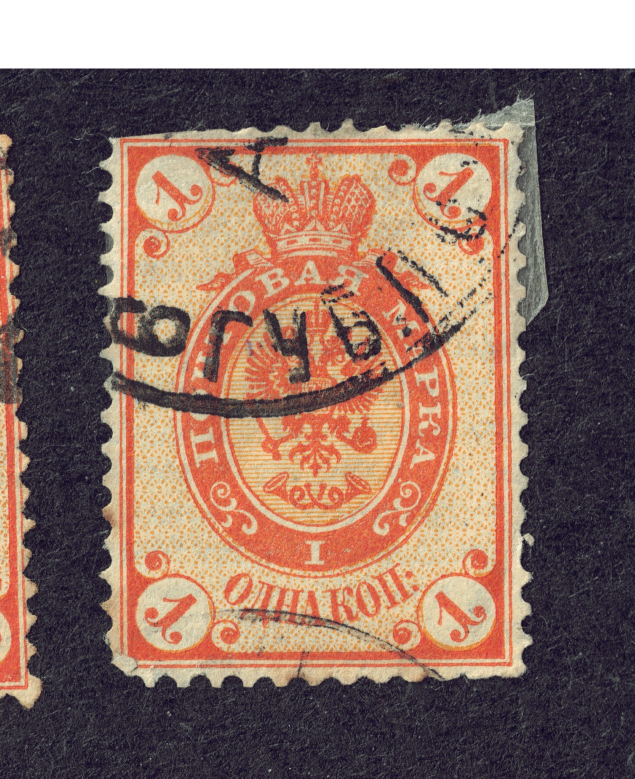
#> input picture tests/fixtures/1k_stamp_3_hinge.png, 1269 x 1557 px (shown at 1/2 size)
$ python diagnose_brightness_vs_kmeans.py tests/fixtures/1k_stamp_3_hinge.png   (older library calls are emulated)
#> lines starting #> are read from the running program, lines starting #| are printed output that depends on the picture; after the words box and inside, x2 and y2 are one past the last pixel; in counts of white or black regions, pixels touching at a corner belong together
#> in main, image is the input picture: shape (1557, 1269, 3); mean B, G, R 102.3, 112.7, 141.4
### segment_stamps.py
#!/usr/bin/env python3

import argparse
import json
import os
from concurrent.futures import ProcessPoolExecutor
from multiprocessing import shared_memory
from pathlib import Path

import cv2
import numpy as np

from edge_profiles import profile_depth
from perforation import (PHASE_NAMES, PHASE_SEED_SOURCES, SIDES,
                         boundary_profile, draw_measurement,
                         fit_extreme_arc_lattice, measure_stamp, method_phase,
                         phase_color)
from refine_perforation import fit_arc, fit_parabola


MAX_STAMP_SIDE_CM = 7.0


def _reading_order(boxes, typical_height):
    """Stable numbering only; rows are not used to decide what is a stamp."""
    remaining = list(boxes)
    ordered = []
    band = max(1.0, 0.45 * typical_height)
    while remaining:
        anchor = min(remaining, key=lambda b: ((b[1] + b[3]) / 2, b[0]))
        anchor_y = (anchor[1] + anchor[3]) / 2
        same_line = [
            box for box in remaining
            if abs((box[1] + box[3]) / 2 - anchor_y) <= band
        ]
        same_line.sort(key=lambda b: (b[0], b[1]))
        ordered.extend(same_line)
        selected = {id(box) for box in same_line}
        remaining = [box for box in remaining if id(box) not in selected]
    return ordered


def detect_stamps_2d(
    image,
    max_processing_width=3000,
    background_delta=35,
    dpi=None,
    max_stamp_side_cm=MAX_STAMP_SIDE_CM,
):
    """Detect stamp-shaped 2-D components in the complete scan.

    Detection does not assume a single backing-paper rectangle and does not
    project the image into rows.  Several nearby thresholds make pale and dark
    stamps available as proposals; overlapping proposals are consolidated in
    two dimensions.  When DPI is known, the only size gate is physical: neither
    side of one stamp may exceed ``max_stamp_side_cm``.  A component larger
    than that may still be split when it is consistent with touching stamps.
    """
#> called with max_processing_width = 3000, background_delta = 35, max_stamp_side_cm = 7
    image_h, image_w = image.shape[:2]
    scale = min(1.0, max_processing_width / image_w)
    if scale < 1.0:
        work = cv2.resize(image, None, fx=scale, fy=scale,
                          interpolation=cv2.INTER_AREA)
    else:
        work = image.copy()
    gray = cv2.cvtColor(work, cv2.COLOR_BGR2GRAY)
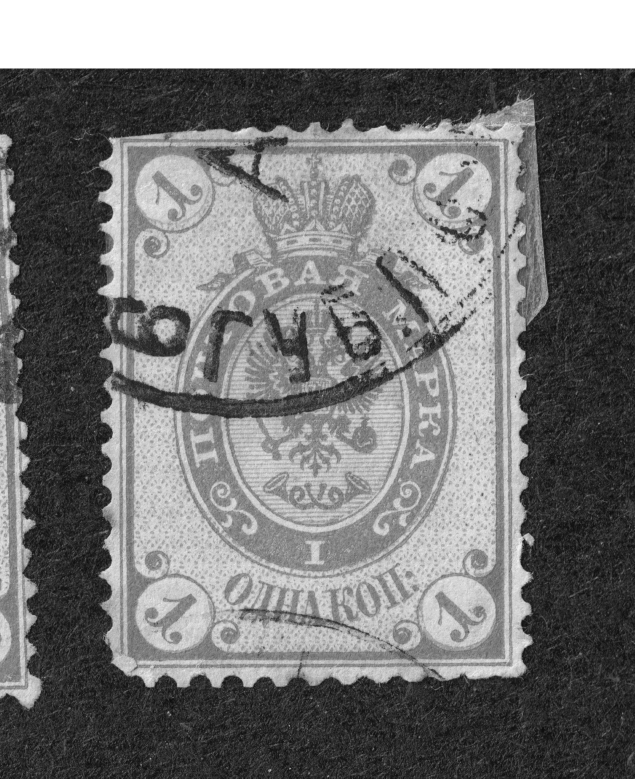
#> gray: shape (1557, 1269) (shown at 1/2 size); min 7, max 255, mean 120.1
    work_h, work_w = gray.shape
    max_stamp_side = (
        float(dpi) * float(max_stamp_side_cm) * scale / 2.54
        if dpi is not None else None
    )

    # The lower percentile samples the black mounting sheet even when a ruler
    # divides it into separate regions.  Avoid allowing a very bright exterior
    # to determine the threshold.
    backing_level = float(np.percentile(gray, 20))
#> backing_level = 40
    deltas = sorted({
        max(12.0, background_delta - 10.0),
        max(15.0, background_delta - 5.0),
        float(background_delta),
        min(70.0, background_delta + 10.0),
    })

    component_sets = []
    orientation_foregrounds = []
    for delta in deltas:
        foreground = (gray > min(250.0, backing_level + delta)).astype(np.uint8)
        orientation_foregrounds.append(foreground.copy())
        count, labels, stats, centroids = cv2.connectedComponentsWithStats(
            foreground, 8
        )
        components = []
        border_labels = set()
        for label in range(1, count):
            x, y, width, height, area = [int(v) for v in stats[label]]
            if x == 0 or y == 0 or x + width == work_w or y + height == work_h:
                border_labels.add(label)
                continue
            if area < max(100, work_w * work_h * 0.00015):
                continue
            components.append({
                'box': (x, y, x + width - 1, y + height - 1),
                'width': width,
                'height': height,
                'area': area,
                'center': tuple(float(v) for v in centroids[label]),
            })
        if border_labels:
            foreground[np.isin(labels, list(border_labels))] = 0
        component_sets.append((foreground, components))
#> this loop made 4 passes
#> count on passes 1 to 4: 11595, 8463, 5769, 2398
#> pass 1, in detect_stamps_2d, `foreground = (gray > min(250.0, backing_level + delta)).astype(np.uint8)`:
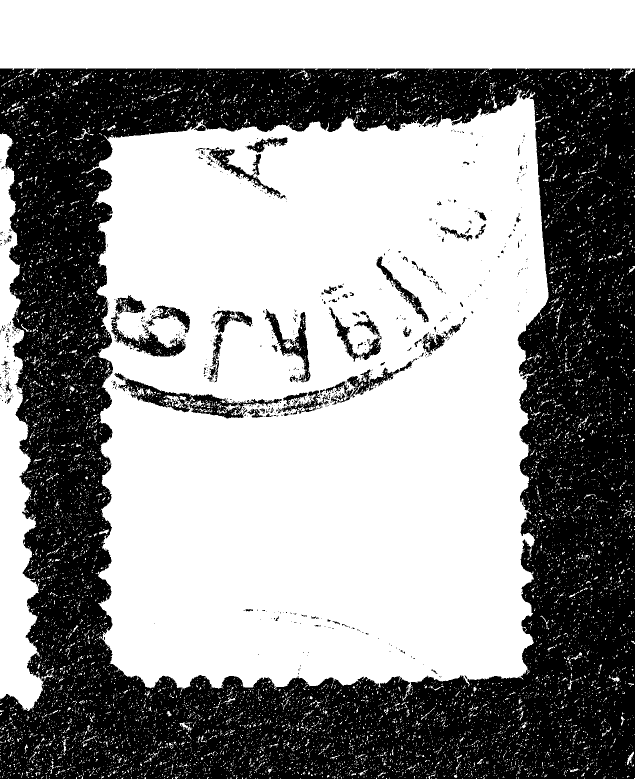
#> foreground: shape (1557, 1269) (shown at 1/2 size); values 0 (black) and 1 (white), 59.6% white; 706 black regions (615 under 20 px), largest, box (x1, y1, x2, y2) and area: (0, 137, 1269, 1557) 760489, (228, 746, 564, 837) 6480, (222, 645, 371, 713) 3365
#> pass 1, in detect_stamps_2d, `count, labels, stats, centroids = cv2.connectedComponentsWithStats( fo..`:
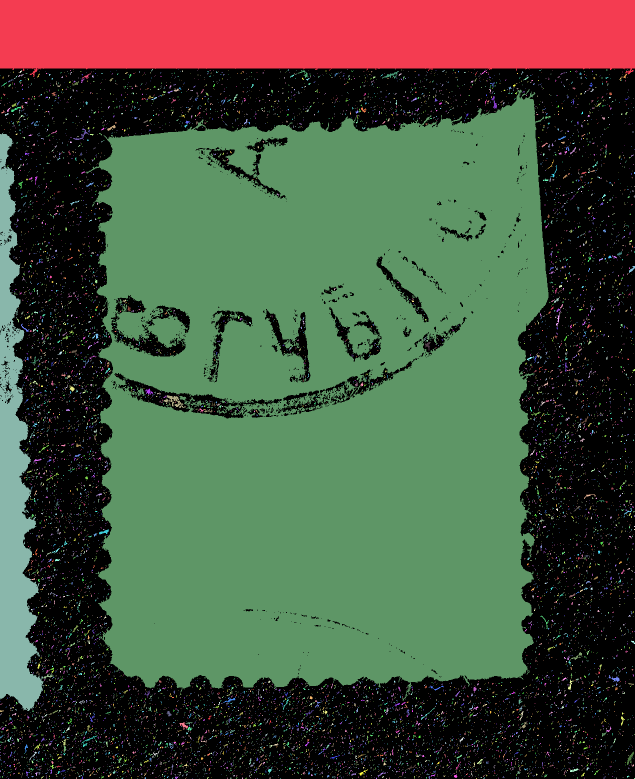
#> labels: shape (1557, 1269) int32 (shown at 1/2 size); 11595 distinct labels, from 0 to 11594; one colour per label, 0 black
#> pass 2, in detect_stamps_2d, `foreground = (gray > min(250.0, backing_level + delta)).astype(np.uint8)`:
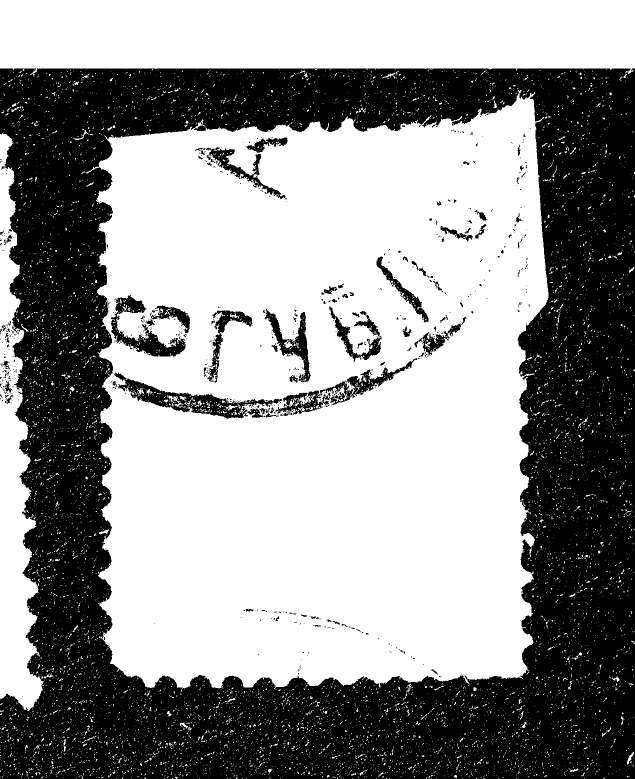
#> foreground: shape (1557, 1269) (shown at 1/2 size); values 0 (black) and 1 (white), 58.3% white; 640 black regions (549 under 20 px), largest, box (x1, y1, x2, y2) and area: (0, 137, 1269, 1557) 781577, (228, 745, 564, 838) 7392, (547, 715, 840, 832) 5406
#> pass 2, in detect_stamps_2d, `count, labels, stats, centroids = cv2.connectedComponentsWithStats( fo..`:
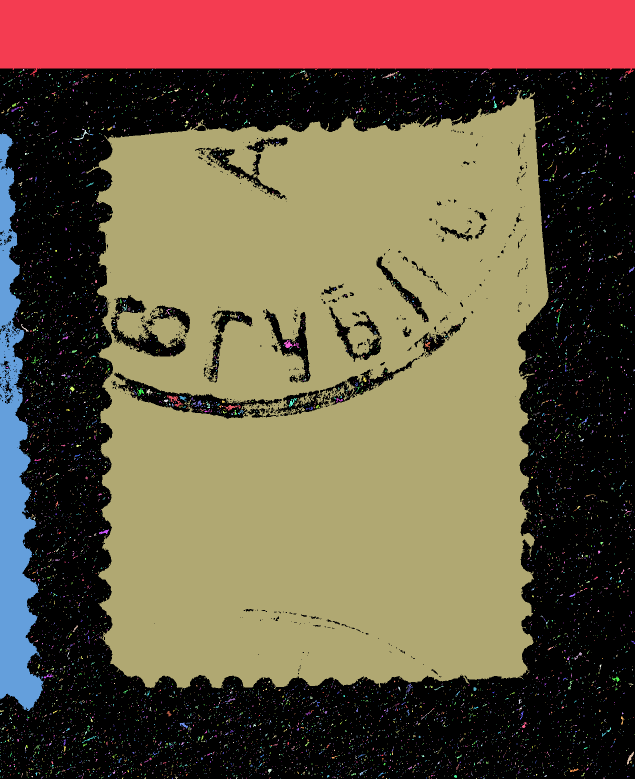
#> labels: shape (1557, 1269) int32 (shown at 1/2 size); 8463 distinct labels, from 0 to 8462; one colour per label, 0 black
#> (the rest of the program and of its run is left out)
